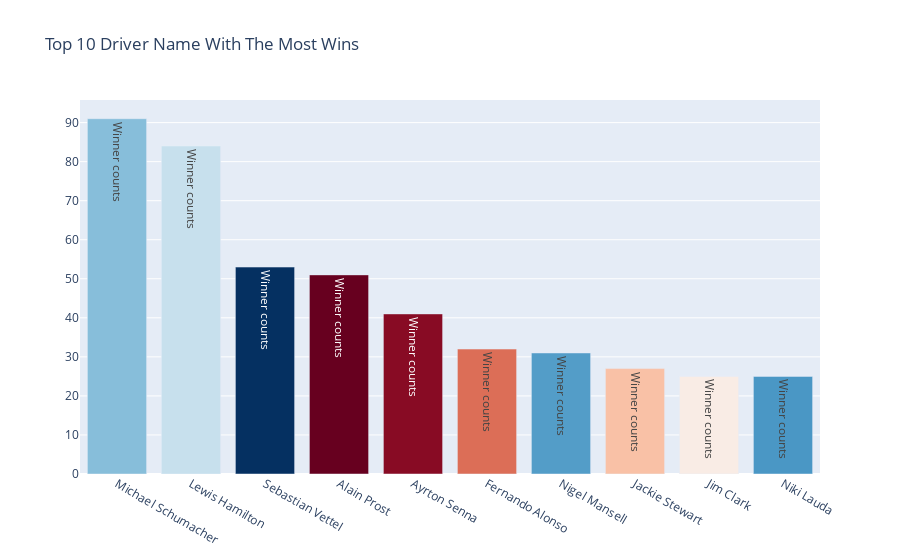

Notebook source saved alongside this figure:
### Code cell
data = [go.Bar(
            x = f1_df_top_10_winners["Name"],
            y = f1_df_top_10_winners["count"],
            marker= dict(colorscale='RdBu',
                         color = f1_df_top_10_winners.index.values
                        ),
            text='Winner counts'
    )]

layout = go.Layout(
    title='Top 10 Driver Name With The Most Wins'
)

fig = go.Figure(data=data, layout=layout)
pio.write_image(fig, "images/image2.png")
fig.show()

### Figure 1 — Plotly figure (JSON) as saved in the notebook; plotly's stock layout.template omitted (floating-point values rounded to 4 significant figures)
{"data": [{"marker": {"color": [65, 56, 91, 0, 4, 20, 71, 32, 42, 72], "colorscale": [[0, "rgb(103,0,31)"], [0.1, "rgb(178,24,43)"], [0.2, "rgb(214,96,77)"], [0.3, "rgb(244,165,130)"], [0.4, "rgb(253,219,199)"], [0.5, "rgb(247,247,247)"], [0.6, "rgb(209,229,240)"], [0.7, "rgb(146,197,222)"], [0.8, "rgb(67,147,195)"], [0.9, "rgb(33,102,172)"], [1, "rgb(5,48,97)"]]}, "text": "Winner counts", "type": "bar", "x": ["Michael Schumacher", "Lewis Hamilton", "Sebastian Vettel", "Alain Prost", "Ayrton Senna", "Fernando Alonso", "Nigel Mansell", "Jackie Stewart", "Jim Clark", "Niki Lauda"], "y": [91, 84, 53, 51, 41, 32, 31, 27, 25, 25]}], "layout": {"title": {"text": "Top 10 Driver Name With The Most Wins"}}}
